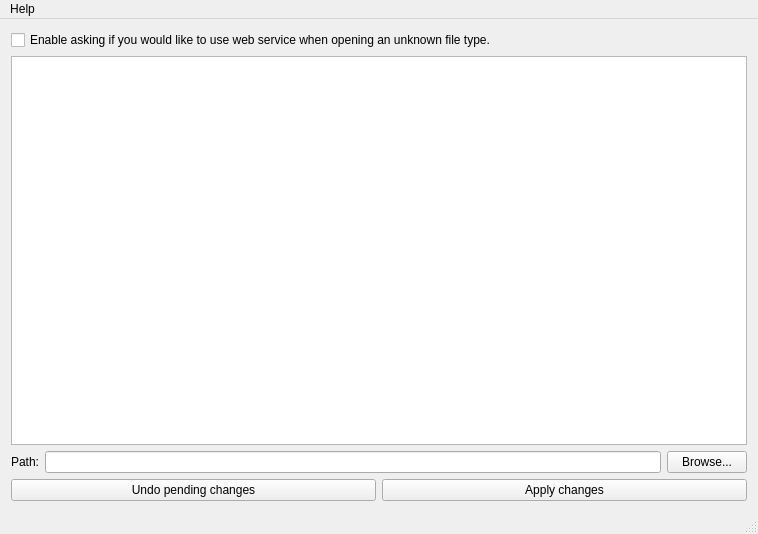
<?xml version="1.0" encoding="UTF-8"?>
<ui version="4.0">
 <class>MainWindow</class>
 <widget class="QMainWindow" name="MainWindow">
  <property name="geometry">
   <rect>
    <x>0</x>
    <y>0</y>
    <width>758</width>
    <height>534</height>
   </rect>
  </property>
  <property name="windowTitle">
   <string>OpenWith Repair</string>
  </property>
  <property name="windowIcon">
   <iconset resource="resources.qrc">
    <normaloff>:/icon/appicon.ico</normaloff>:/icon/appicon.ico</iconset>
  </property>
  <property name="styleSheet">
   <string notr="true"/>
  </property>
  <property name="iconSize">
   <size>
    <width>24</width>
    <height>24</height>
   </size>
  </property>
  <widget class="QWidget" name="centralWidget">
   <layout class="QVBoxLayout" name="verticalLayout">
    <item>
     <widget class="QCheckBox" name="checkBoxUnknownExtensions">
      <property name="text">
       <string>Enable asking if you would like to use web service when opening an unknown file type.</string>
      </property>
     </widget>
    </item>
    <item>
     <widget class="QTableWidget" name="tableWidget">
      <property name="styleSheet">
       <string notr="true"/>
      </property>
      <property name="frameShadow">
       <enum>QFrame::Plain</enum>
      </property>
      <property name="editTriggers">
       <set>QAbstractItemView::AnyKeyPressed|QAbstractItemView::DoubleClicked|QAbstractItemView::EditKeyPressed|QAbstractItemView::SelectedClicked</set>
      </property>
      <property name="dragDropOverwriteMode">
       <bool>false</bool>
      </property>
      <property name="alternatingRowColors">
       <bool>true</bool>
      </property>
      <property name="selectionMode">
       <enum>QAbstractItemView::SingleSelection</enum>
      </property>
      <property name="selectionBehavior">
       <enum>QAbstractItemView::SelectRows</enum>
      </property>
      <property name="verticalScrollMode">
       <enum>QAbstractItemView::ScrollPerPixel</enum>
      </property>
      <property name="horizontalScrollMode">
       <enum>QAbstractItemView::ScrollPerPixel</enum>
      </property>
      <property name="gridStyle">
       <enum>Qt::SolidLine</enum>
      </property>
      <attribute name="horizontalHeaderDefaultSectionSize">
       <number>200</number>
      </attribute>
      <attribute name="horizontalHeaderStretchLastSection">
       <bool>true</bool>
      </attribute>
      <attribute name="verticalHeaderCascadingSectionResizes">
       <bool>false</bool>
      </attribute>
      <attribute name="verticalHeaderDefaultSectionSize">
       <number>18</number>
      </attribute>
      <attribute name="verticalHeaderMinimumSectionSize">
       <number>18</number>
      </attribute>
     </widget>
    </item>
    <item>
     <layout class="QHBoxLayout" name="horizontalLayout_2">
      <item>
       <widget class="QLabel" name="label">
        <property name="text">
         <string>Path:</string>
        </property>
       </widget>
      </item>
      <item>
       <widget class="QLineEdit" name="editPath"/>
      </item>
      <item>
       <widget class="QPushButton" name="pushButton">
        <property name="text">
         <string>Browse...</string>
        </property>
       </widget>
      </item>
     </layout>
    </item>
    <item>
     <layout class="QHBoxLayout" name="horizontalLayout" stretch="0,0">
      <item>
       <widget class="QPushButton" name="btnUndoChanges">
        <property name="text">
         <string>Undo pending changes</string>
        </property>
       </widget>
      </item>
      <item>
       <widget class="QPushButton" name="btnApply">
        <property name="text">
         <string>Apply changes</string>
        </property>
       </widget>
      </item>
     </layout>
    </item>
   </layout>
  </widget>
  <widget class="QMenuBar" name="menuBar">
   <property name="geometry">
    <rect>
     <x>0</x>
     <y>0</y>
     <width>758</width>
     <height>20</height>
    </rect>
   </property>
   <widget class="QMenu" name="menuHelp">
    <property name="title">
     <string>Help</string>
    </property>
    <addaction name="actionHelp"/>
    <addaction name="actionAbout"/>
   </widget>
   <addaction name="menuHelp"/>
  </widget>
  <widget class="QStatusBar" name="statusBar"/>
  <action name="actionHelp">
   <property name="text">
    <string>Help</string>
   </property>
  </action>
  <action name="actionAbout">
   <property name="text">
    <string>About</string>
   </property>
  </action>
 </widget>
 <layoutdefault spacing="6" margin="11"/>
 <resources>
  <include location="resources.qrc"/>
 </resources>
 <connections/>
</ui>
